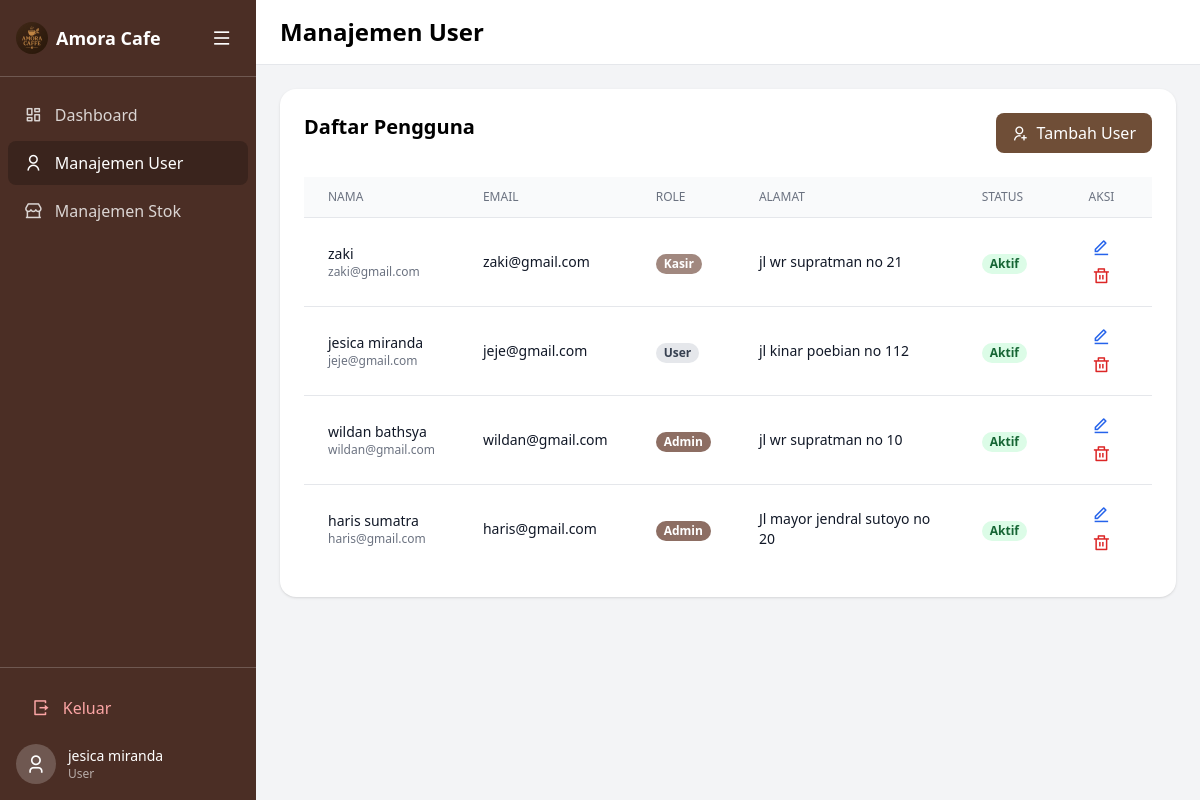
Page /admin/manajemen-user.php (signed in) on the committed database.
### tables this page shows
CREATE TABLE `users` (
  `id` int(11) NOT NULL,
  `nama` varchar(100) DEFAULT NULL,
  `email` varchar(100) DEFAULT NULL,
  `role` enum('Admin','Kasir','Staff','User') DEFAULT NULL,
  `alamat` text DEFAULT NULL,
  `tanggal_lahir` date DEFAULT NULL,
  `password` varchar(255) NOT NULL,
  `status` tinyint(1) DEFAULT 1,
  `profil` varchar(255) DEFAULT NULL COMMENT 'Path atau URL ke gambar profil',
  `no_telepon` varchar(20) DEFAULT NULL COMMENT 'Nomor telepon pengguna',
  `created_at` timestamp NOT NULL DEFAULT current_timestamp()
);

### admin/manajemen-user.php (the view, shortened to what this page needs)
<?php
require_once __DIR__ . '/../koneksi.php';
$stmt = $pdo->query("SELECT * FROM users ORDER BY id DESC");
$users = $stmt->fetchAll();
?>
<!DOCTYPE html>
<html lang="id">
<head>
  <script src="https://cdn.tailwindcss.com"></script>
  <link href="https://cdnjs.cloudflare.com/ajax/libs/remixicon/4.6.0/remixicon.min.css" rel="stylesheet" />
</head>
<body class="flex h-screen bg-gray-100">
  <aside class="sidebar w-64 bg-[#4b2e25] text-white flex flex-col">
    <div class="p-4 flex items-center border-b border-white/20">
      <img src="/projekteori/logo.jpeg" alt="Logo" class="w-8 h-8 rounded-full object-cover" />
      <span class="ml-2 text-lg font-semibold">Amora Cafe</span>
      <button class="ml-auto p-2 focus:outline-none">
        <i class="ri-menu-line text-xl"></i>
      </button>
    </div>
    <nav class="sidebar-nav flex-1 overflow-y-auto py-4 px-2"> <a href="dashboard.php" class="flex items-center px-4 py-2 mb-1 rounded-lg text-white/80 hover:bg-[#3a241d] hover:text-white transition">
        <i class="ri-dashboard-line text-lg"></i><span class="ml-3">Dashboard</span>
      </a>
      <a href="manajemen-user.php" class="flex items-center px-4 py-2 mb-1 rounded-lg bg-[#3a241d] text-white font-medium">
        <i class="ri-user-line text-lg"></i><span class="ml-3">Manajemen User</span>
      </a>
      <a href="Manajemen-Stok-Admin.php" class="flex items-center px-4 py-2 mb-1 rounded-lg text-white/80 hover:bg-[#3a241d] hover:text-white transition">
        <i class="ri-store-2-line text-lg"></i><span class="ml-3">Manajemen Stok</span>
      </a>
    </nav>
    <div class="p-4 border-t border-white/20">
        <a href="../logout.php" class="flex items-center w-full px-4 py-2.5 mb-3 rounded-lg text-red-300 hover:bg-red-500 hover:text-white transition-colors duration-200 group">
            <i class="ri-logout-box-r-line text-lg text-red-300 group-hover:text-white"></i>
            <span class="ml-3 font-medium">Keluar</span>
        </a>
     <div class="flex items-center">
    <?php if (isset($_SESSION['user_profil']) && !empty($_SESSION['user_profil'])): ?>
        <div class="w-10 h-10 bg-white/20 rounded-full items-center justify-center" style="display:none;">
            <i class="ri-user-3-line text-xl text-white"></i>
        </div>
    <?php else: ?>
        <div class="w-10 h-10 bg-white/20 rounded-full flex items-center justify-center">
            <i class="ri-user-3-line text-xl text-white"></i>
        </div>
    <?php endif; ?>
    <div class="ml-3">
        <div class="text-sm font-medium"><?= htmlspecialchars($_SESSION['user_nama']) ?></div>
        <div class="text-xs text-white/60"><?= htmlspecialchars($_SESSION['user_role']) ?></div>
    </div>
</div>
</div>
  </aside>
  <div class="flex-1 flex flex-col overflow-hidden">
    <header class="bg-white border-b px-6 py-4">
      <h1 class="text-2xl font-bold">Manajemen User</h1>
    </header>
    <main class="p-6 overflow-y-auto">
      <div class="bg-white rounded-2xl p-6 shadow max-w-7xl mx-auto">
        <div class="flex justify-between mb-6">
          <h3 class="text-xl font-semibold">Daftar Pengguna</h3>
          <a href="tambah_user.php" class="inline-flex items-center gap-2 bg-[#6f4e37] text-white px-4 py-2 rounded-lg hover:bg-[#5c3c2f]">
            <i class="ri-user-add-line"></i><span>Tambah User</span>
          </a>
        </div>
        <div class="overflow-x-auto">
          <table class="min-w-full divide-y divide-gray-200">
            <thead class="bg-gray-50">
              <tr>
                <th class="px-6 py-3 text-left text-xs font-medium text-gray-500 uppercase">Nama</th>
                <th class="px-6 py-3 text-left text-xs font-medium text-gray-500 uppercase">Email</th>
                <th class="px-6 py-3 text-left text-xs font-medium text-gray-500 uppercase">Role</th>
                <th class="px-6 py-3 text-left text-xs font-medium text-gray-500 uppercase">Alamat</th>
                <th class="px-6 py-3 text-left text-xs font-medium text-gray-500 uppercase">Status</th>
                <th class="px-6 py-3 text-center text-xs font-medium text-gray-500 uppercase">Aksi</th>
              </tr>
            </thead>
            <tbody class="bg-white divide-y divide-gray-200">
              <?php foreach($users as $u): ?>
              <tr>
                <td class="px-6 py-4">
                  <div class="text-sm font-medium text-gray-900"><?= htmlspecialchars($u['nama']) ?></div>
                  <div class="text-xs text-gray-500"><?= htmlspecialchars($u['email']) ?></div>
                </td>
                <td class="px-6 py-4 text-sm text-gray-900"><?= htmlspecialchars($u['email']) ?></td>
                <td class="px-6 py-4">
                  <?php
  $role = $u['role'];
  if ($role === 'Admin') {
    $bg = 'bg-[#8d6e63]';
  } elseif ($role === 'Kasir') {
    $bg = 'bg-[#a1887f]';
  } else {
    $bg = 'bg-gray-200';
  }
  if ($role === 'Admin' || $role === 'Kasir') {
    $clr = 'text-white';
  } else {
    $clr = 'text-gray-700';
  }
?>
                  <span class="px-2 inline-flex text-xs leading-5 font-semibold rounded-full <?= $bg ?> <?= $clr ?>">
                    <?= htmlspecialchars($role) ?>
                  </span>
                </td>
                <td class="px-6 py-4 text-sm text-gray-900"><?= htmlspecialchars($u['alamat']) ?></td>
                <td class="px-6 py-4">
                  <?php if($u['status']): ?>
                    <span class="px-2 inline-flex text-xs leading-5 font-semibold rounded-full bg-green-100 text-green-800">Aktif</span>
                  <?php else: ?>
                    <span class="px-2 inline-flex text-xs leading-5 font-semibold rounded-full bg-gray-100 text-gray-600">Nonaktif</span>
                  <?php endif; ?>
                </td>
                <td class="px-6 py-4 text-center text-sm">
                  <a href="edit_user.php?id=<?= $u['id'] ?>" class="text-blue-600 hover:text-blue-900 mx-1">
                    <i class="ri-edit-line text-lg"></i>
                  </a>
                  <form method="post" class="inline-block" onsubmit="return confirm('Hapus <?= htmlspecialchars($u['nama']) ?>?')">
                    <button type="submit" class="text-red-600 hover:text-red-900 mx-1">
                      <i class="ri-delete-bin-line text-lg"></i>
                    </button>
                  </form>
                </td>
              </tr>
              <?php endforeach; ?>
            </tbody>
          </table>
        </div>
      </div>
    </main>
  </div>
</body>
</html>

### rows in the picture
users: nama "zaki", email "zaki@gmail.com", role "Kasir", alamat "jl wr supratman no 21", status "Aktif"
users: nama "jesica miranda", email "jeje@gmail.com", role "User", alamat "jl kinar poebian no 112", status "Aktif"
users: nama "wildan bathsya", email "wildan@gmail.com", role "Admin", alamat "jl wr supratman no 10", status "Aktif"
users: nama "haris sumatra", email "haris@gmail.com", role "Admin", alamat "Jl mayor jendral sutoyo no 20", status "Aktif"

### other values in the picture
$_SESSION['user_nama'] "jesica miranda"
$_SESSION['user_role'] "User"
